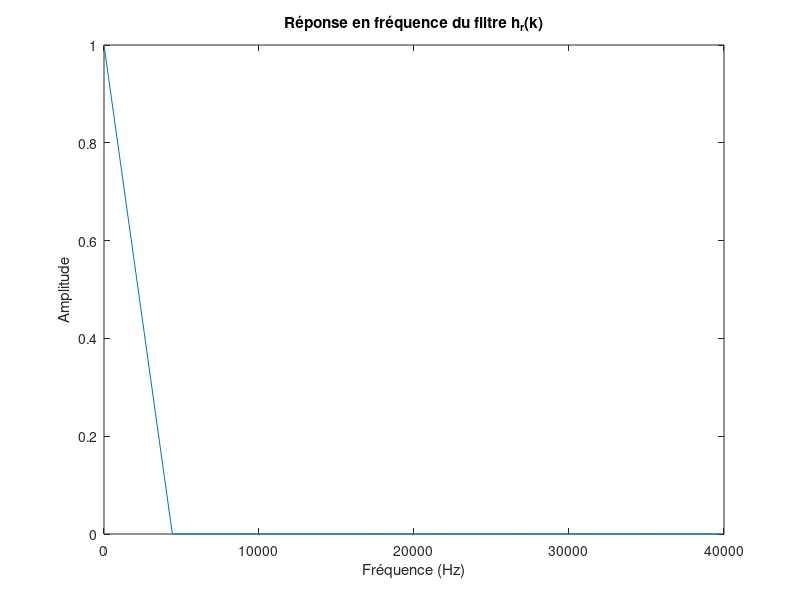

This chart was generated by the following MATLAB code:
% Paramètres du filtre
K = 10; % Longueur du filtre
Fs = 44100; % Fréquence d'échantillonnage (Hz)

% Création du filtre h_r(k)
h_r = ones(1, K) / K;

% Calcul de la réponse en fréquence
N = length(h_r); % Longueur de la réponse impulsionnelle
f = (0:N-1) * Fs / N; % Fréquences correspondantes

H_r = fft(h_r, N); % Transformée de Fourier discrète de h_r(k)

% Tracé de la réponse en fréquence
figure;
plot(f, abs(H_r));
title('Réponse en fréquence du filtre h_r(k)');
xlabel('Fréquence (Hz)');
ylabel('Amplitude');

